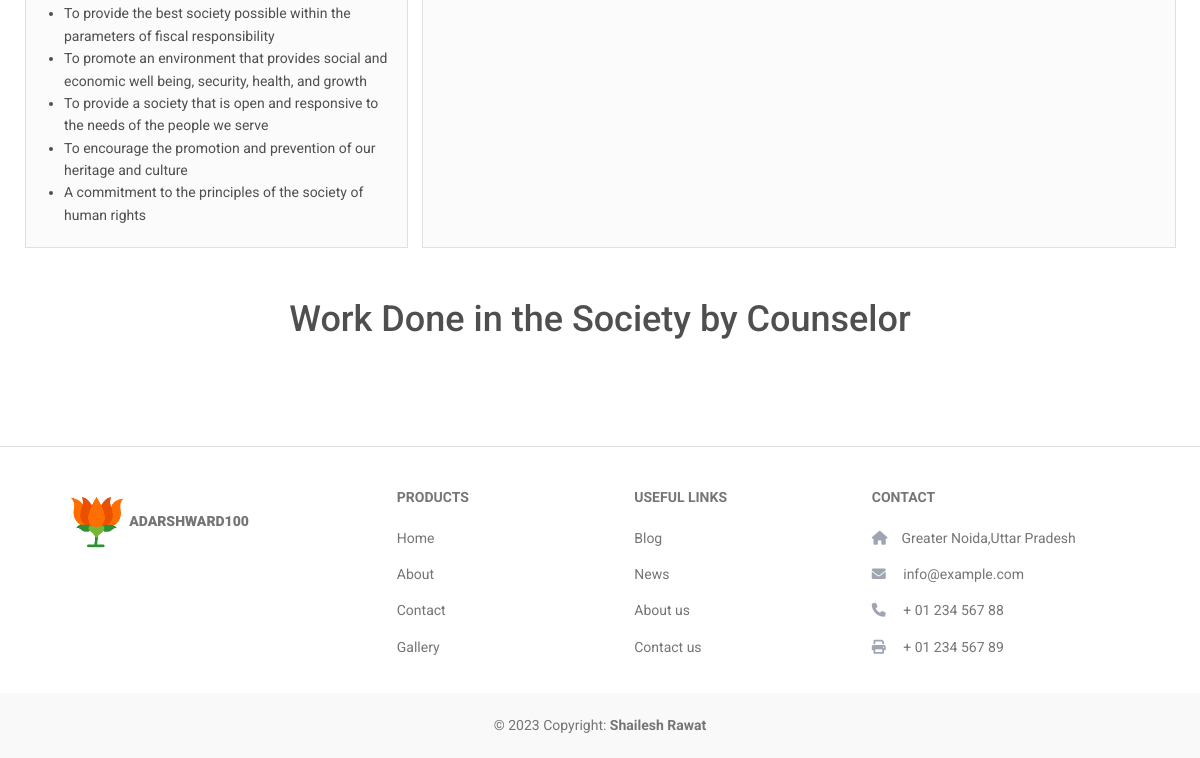
/ (lower part), run on an earlier commit of the app's database.
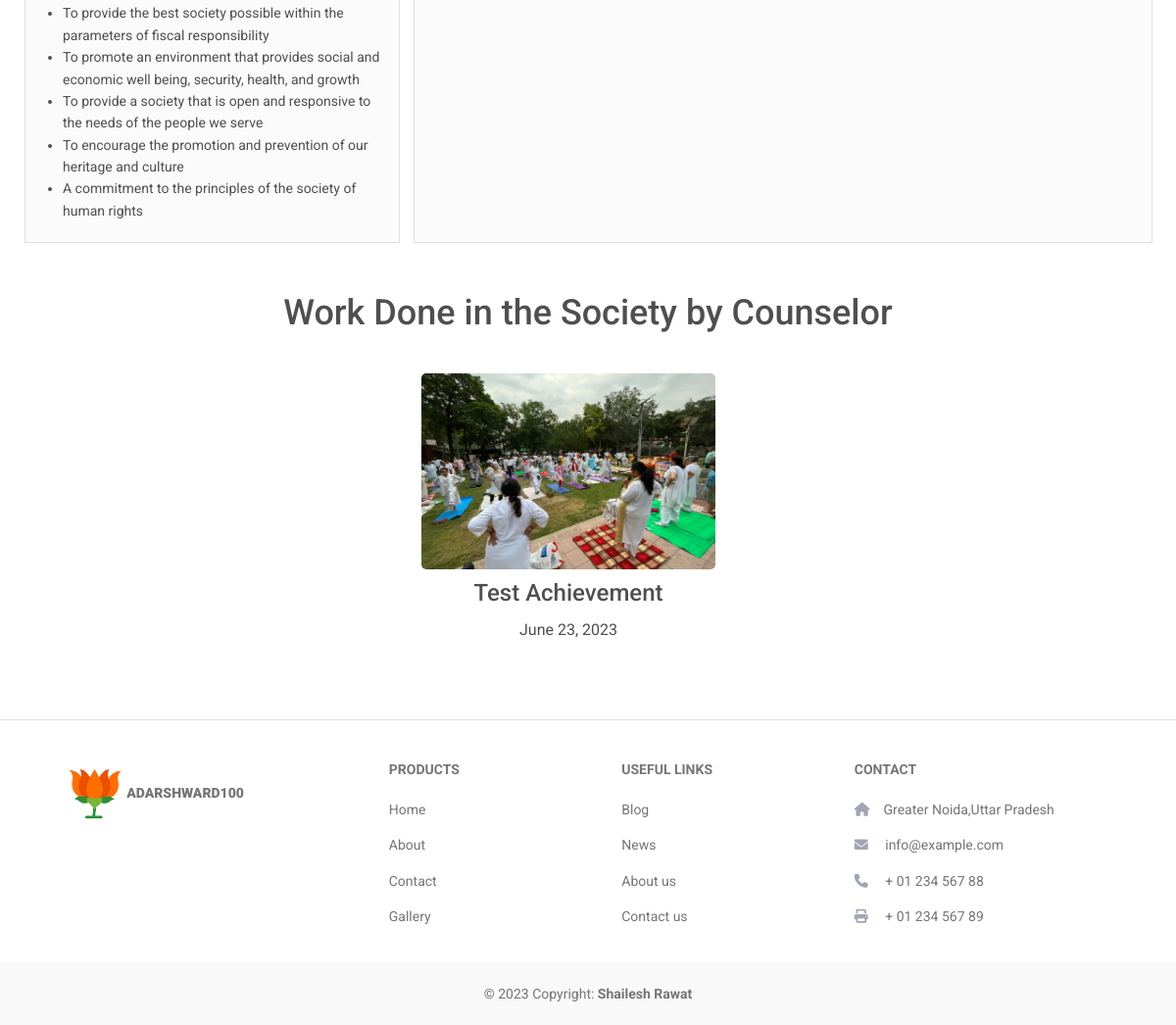
And on a later commit of the database.
### core/models.py (models this page shows, shortened)
class Achievement(models.Model):
    title = models.CharField(max_length=120)
    person = models.ForeignKey(Author, on_delete=models.CASCADE)
    image = models.ImageField(upload_to='achievement')
    date = models.DateField()

### core/views.py (the view)
# urls.py: 2. Add a URL to urlpatterns:  path('', views.home, name='home')
def home(request):
    page = Page.objects.filter(title="Home").first()
    news = News.objects.all()[:9]
    anouncements = Anouncement.objects.all()[:9]
    home_slider = Gallery.objects.filter(on_home_slider=True)
    author = Author.objects.filter(title="Counselor").first()
    achievements = Achievement.objects.filter(person=author)[:5]
    print(len(achievements), "hi")
    context = {
        'page': page,
        'news': news,
        'anouncements': anouncements,
        'home_slider': home_slider,
        'achievements': achievements,
    }
    return render(request, 'home.html', context)

### core/context_processors.py (called while the page is built)
def navbar(request):
    nav_obj = Navbar.objects.all()
    return {'nav_obj': nav_obj}

### core/templates/home.html (shortened to what this page needs)
{% extends 'base.html' %}
{% load static %}
{% block style %} <link rel="stylesheet" href="/static/assets/css/achievment.css"> {% endblock style %}
{% block content %}
<div class="container-fluid">
    <div class="row m-0 px-3">
        <div class="col-lg-4 col-sm-12 me-3 me-ms-0 bg-light mt-3 border py-2">
            {{page.content|safe}}
        </div>
        <div class="col-lg col-sm-12 bg-light mt-3 border py-2">
        </div>
    </div>
</div>
<section class="hidden" id="projects">
    <h2>Work Done in the Society by Counselor</h2>
    {% for achi in achievements%}
    <div class="project1">
        <img src="{{achi.image.url}}" alt="Project 1">
        <h3>{{achi.title}}</h3>
        <p>{{achi.date}}</p>
    </div>
    {% endfor %}
</section>
{% endblock content %}

What changed in the data, as far as the page shows it:
added Achievement: image (picture), title "Test Achievement", date "June 23, 2023"
